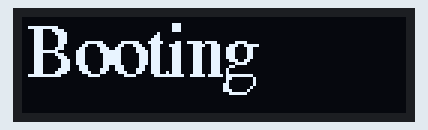
Bench run of a program on a simulated Raspberry Pi (BCM pin numbers). On the bench: 128×32 one-colour display. At 0.1 s the program stops and its outputs stay as they are.

Above: at 0.2 s.

The program:

booting.py
```python
import Adafruit_GPIO.SPI as SPI
import Adafruit_SSD1306

from PIL import Image
from PIL import ImageDraw
from PIL import ImageFont

disp = Adafruit_SSD1306.SSD1306_128_32(rst=24)

disp.begin()
disp.clear()
disp.display()

image = Image.new('1', (disp.width, disp.height))

draw = ImageDraw.Draw(image)
#draw.rectangle((0,0,disp.width-1,disp.height-1), outline=1, fill=0)

#font = ImageFont.load_default()
font = ImageFont.truetype('FreeSerif.ttf', 25)
draw.text((1, 0),'Booting',  font=font, fill=255)
#draw.text((40, 17),'Jos',  font=font, fill=255)

disp.image(image)
disp.display()
```
